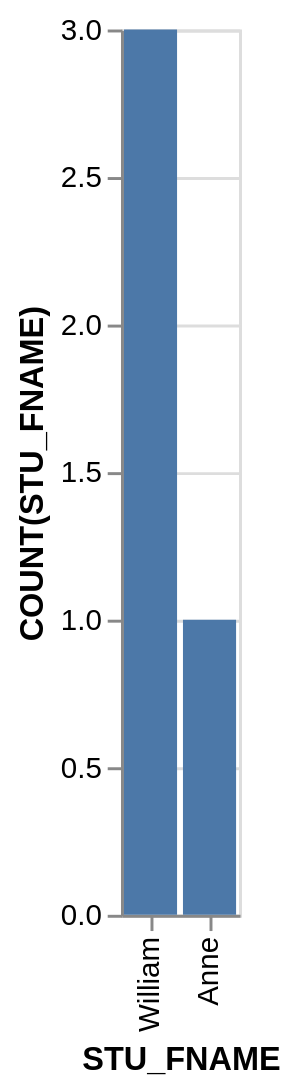

The specification (Vega-Lite) saved for this image:
### Vega-Lite specification from a JSON file in a GitHub repository (floating-point values rounded to 4 significant figures)
{"data": {"values": [{"x_data": "William", "y_data": 3}, {"x_data": "Anne", "y_data": 1}]}, "mark": "bar", "encoding": {"x": {"field": "x_data", "type": "nominal", "title": "STU_FNAME", "sort": {"op": "sum", "field": "y_data", "order": "descending"}}, "y": {"field": "y_data", "type": "quantitative", "title": "COUNT(STU_FNAME)"}}}
